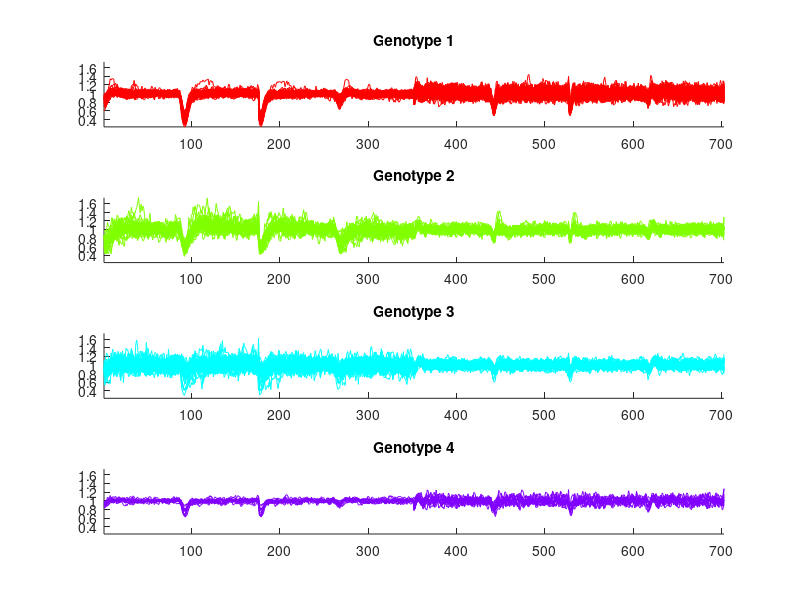
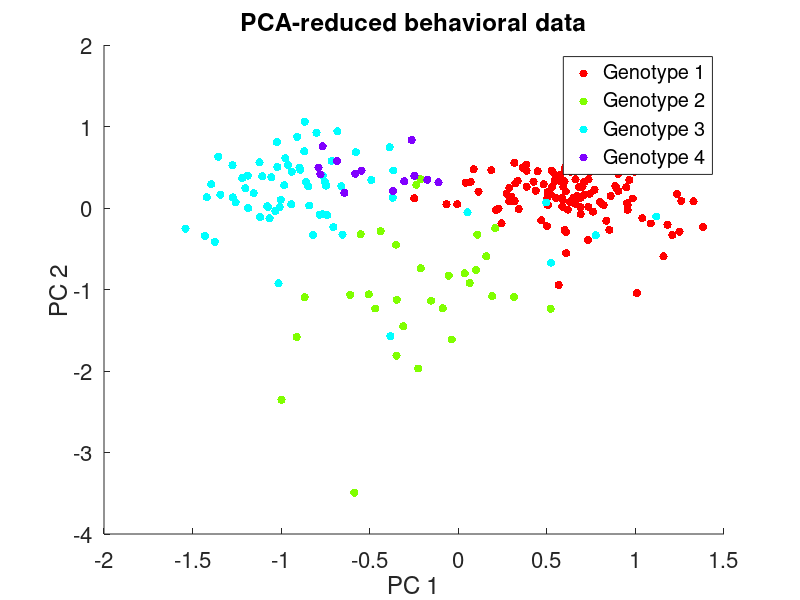

MATLAB code for these plots, in order:
%% Load the behavioral data
load flyData.mat
nGenotypes = length(genotypeNames);

%% plot the Raw data for each genotype as a timeseries
figure(8), clf, set(8, 'Color', 'w');
cmap = hsv(nGenotypes);

for iGeno = 1:nGenotypes
    hRaw(iGeno) = subplot(nGenotypes, 1, iGeno);
    matches = find(genotypeIds == iGeno);
    
    plot(rawData(matches,:)', '-', 'Color', cmap(iGeno, :));
    box off
    
    xlim([1 size(rawData,2)]); % 1 to the number of dimensions
    ylim([min(rawData(:)) max(rawData(:))]); % global min to global max
    title(genotypeNames{iGeno});
end
% make the axes zoom together 
linkaxes(hRaw);

%% Run PCA on rawData to find orthogonal axes with largest variance

[coeff score latent] = princomp(rawData);

% Plot the tubes from each genotype in a particular color in a scatter plot
% A good way way to generate the distinct colors is to use hsv(nGenotypes)
% where n is the number of genotypes (which should calculate from
% genotypeIds or genotypeNames). You can this using plot in a loop. You should hold on to
% the handles from each call to plot in an array that you can later use to
% specify the legend

% You'll want to plot the coordinates of each tube along the first and
% second principal components as the x and y axes. label your axes
% accordingly.

figure(9), clf, set(9, 'Color', 'w');

nGenotypes = numel(genotypeNames);
cmap = hsv(nGenotypes);

for iGeno = 1:nGenotypes
    matches = find(genotypeIds == iGeno);
    hForLegend(iGeno) = plot(score(matches,1), score(matches,2), ...
        'o', 'MarkerFaceColor', cmap(iGeno, :), 'MarkerEdgeColor', 'none', 'MarkerSize', 6);
    hold on
end

set(gca, 'FontSize', 16);    
xlabel('PC 1');
ylabel('PC 2');
title('PCA-reduced behavioral data');
legend(hForLegend, genotypeNames, 'Location', 'Best');
box off;

